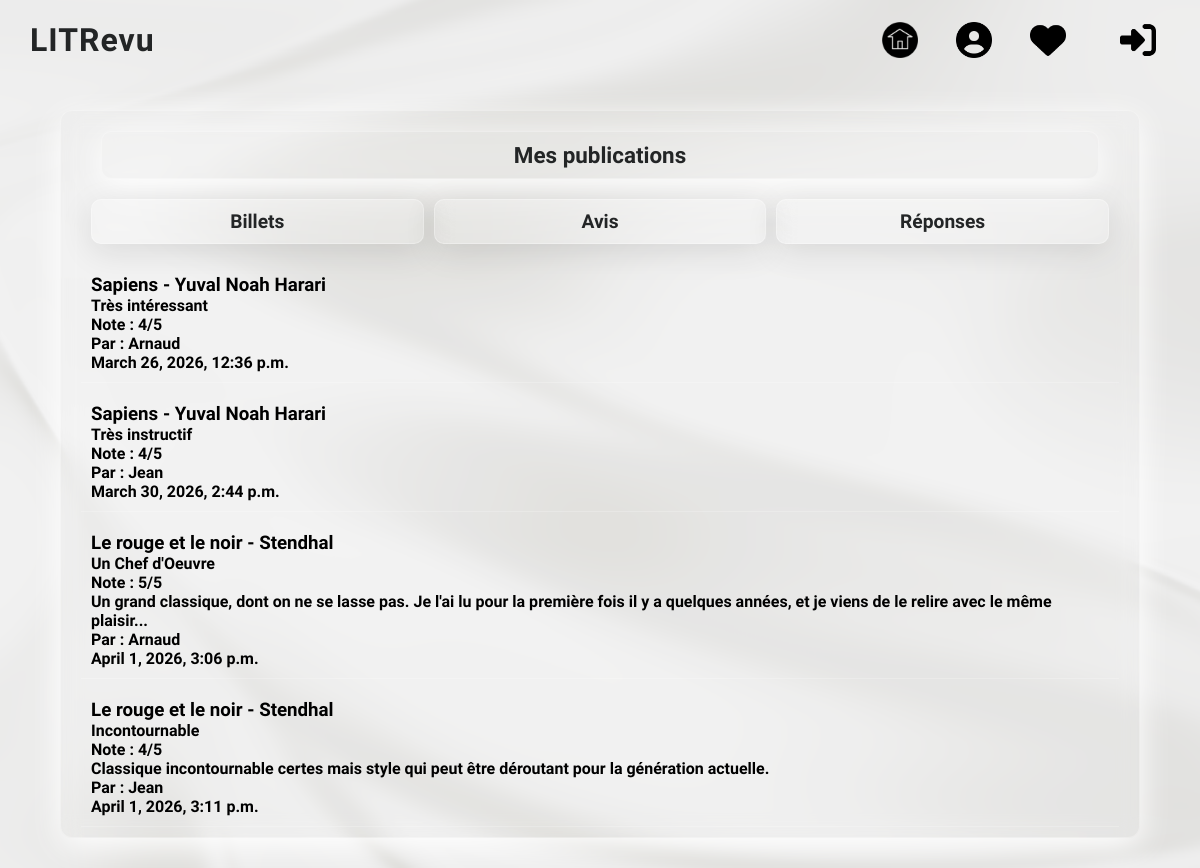
/my_post_answer/ (signed in), run on the app's committed database.
### core/models.py (models this page shows)
class Review(models.Model):
    ticket = models.ForeignKey(
        to=Ticket,
        on_delete=models.CASCADE,
        related_name='reviews'
    )
    rating = models.PositiveSmallIntegerField(
        validators=[MinValueValidator(0), MaxValueValidator(5)]
    )
    headline = models.CharField(max_length=128)
    body = models.CharField(max_length=8192, blank=True)
    user = models.ForeignKey(
        to=settings.AUTH_USER_MODEL,
        on_delete=models.CASCADE,
        related_name='reviews'
    )
    time_created = models.DateTimeField(auto_now_add=True)

class Ticket(models.Model):
    title = models.CharField(max_length=128)
    author = models.CharField(max_length=128)
    description = models.TextField(max_length=2048, blank=True)
    user = models.ForeignKey(
        to=settings.AUTH_USER_MODEL,
        on_delete=models.CASCADE,
        related_name='tickets'
    )
    image = models.ImageField(null=True, blank=True)
    time_created = models.DateTimeField(auto_now_add=True)

### core/views.py (the view)
# urls.py: path('my_post_answer/', views.my_post_answer_view, name='my_post_answer'),
@login_required
def my_post_answer_view(request):
    reviews = Review.objects.filter(
        ticket__user = request.user
    )
    return render(request, 'my_post_answer.html', {'reviews': reviews})

### templates/my_post_answer.html
{% extends 'base.html' %}
{% block content %}
    <h2 class="my-post-title">Mes publications</h2>
    <nav class="my-post-nav">
        <a href="{% url 'my_post_ticket' %}" class="post-nav">Billets</a>
        <a href="{% url 'my_post_review' %}" class="post-nav">Avis</a>
        <a href="{% url 'my_post_answer' %}" class="post-nav">Réponses</a>
    </nav>
    {% for review in reviews %}
        <div class="review-card">
            <h3>{{ review.ticket.title }} - {{ review.ticket.author }}</h3>
            <h4>{{ review.headline }}</h4>
            <p>Note : {{ review.rating }}/5</p>
            <p>{{ review.body }}</p>
            <p>Par : {{ review.user.username }}</p>
            <p>{{ review.time_created }}</p>
        </div>
    {% empty %}
        <p>Aucune réponse pour le moment !</p>
    {% endfor %}
{% endblock content %}

### static/css/style.css (style rules this page uses)
* { margin: 0; padding: 0; box-sizing: border-box; }
body { font-family: 'Raleway', sans-serif; background: linear-gradient(270deg, #EAEAEA, #DBDBDB, #F2F2F2, #ADA996, #EAEAEA); background-size: 300% 300%; animation : gradientbg 5s linear infinite; }
.review-card { padding: 10px; margin-bottom: 10px; border-bottom: 1px solid rgba(255, 255, 255, 0.2); }
.my-post-nav, .my-home-nav { display: flex; justify-content:space-evenly; margin: 10px; margin-bottom: 20px; gap:10px; }
.post-nav, .home_nav { width: 100%; background-color: rgba(255, 255, 255, 0.1); backdrop-filter: blur(10px); border: 1px solid rgba(255, 255, 255, 0.3); box-shadow: 0 8px 32px rgba(0, 0, 0, 0.1); border-radius: 10px; padding: 10px; text-decoration: none; font-family: 'Raleway', sans-serif; font-size: 1.2rem; color: #232526; text-align: center; }
.my-post-title { font-family: 'Raleway', sans-serif; font-size: 1.4rem; color: #232526; margin: 20px; border-radius: 10px; padding: 10px; text-align: center; background-color: rgba(255, 255, 255, 0.1); backdrop-filter: blur(10px); border: 1px solid rgba(255, 255, 255, 0.3); box-shadow: 0 8px 32px rgb(255, 255, 255); }

### data on the page
Review: ticket "Sapiens", ticket.author "Yuval Noah Harari", headline "Très intéressant", rating "4", user.username "Arnaud", time_created "March 26, 2026, 12:36 p.m."
Review: ticket "Sapiens", ticket.author "Yuval Noah Harari", headline "Très instructif", rating "4", user.username "Jean", time_created "March 30, 2026, 2:44 p.m."
Review: ticket "Le rouge et le noir", ticket.author "Stendhal", headline "Un Chef d'Oeuvre", rating "5", body "Un grand classique, dont on ne se lasse pas. Je l'ai lu pour la première fois il y a quelques années, et je viens de le relire avec le même plaisir...", user.username "Arnaud", time_created "April 1, 2026, 3:06 p.m."
Review: ticket "Le rouge et le noir", ticket.author "Stendhal", headline "Incontournable", rating "4", body "Classique incontournable certes mais style qui peut être déroutant pour la génération actuelle.", user.username "Jean", time_created "April 1, 2026, 3:11 p.m."
